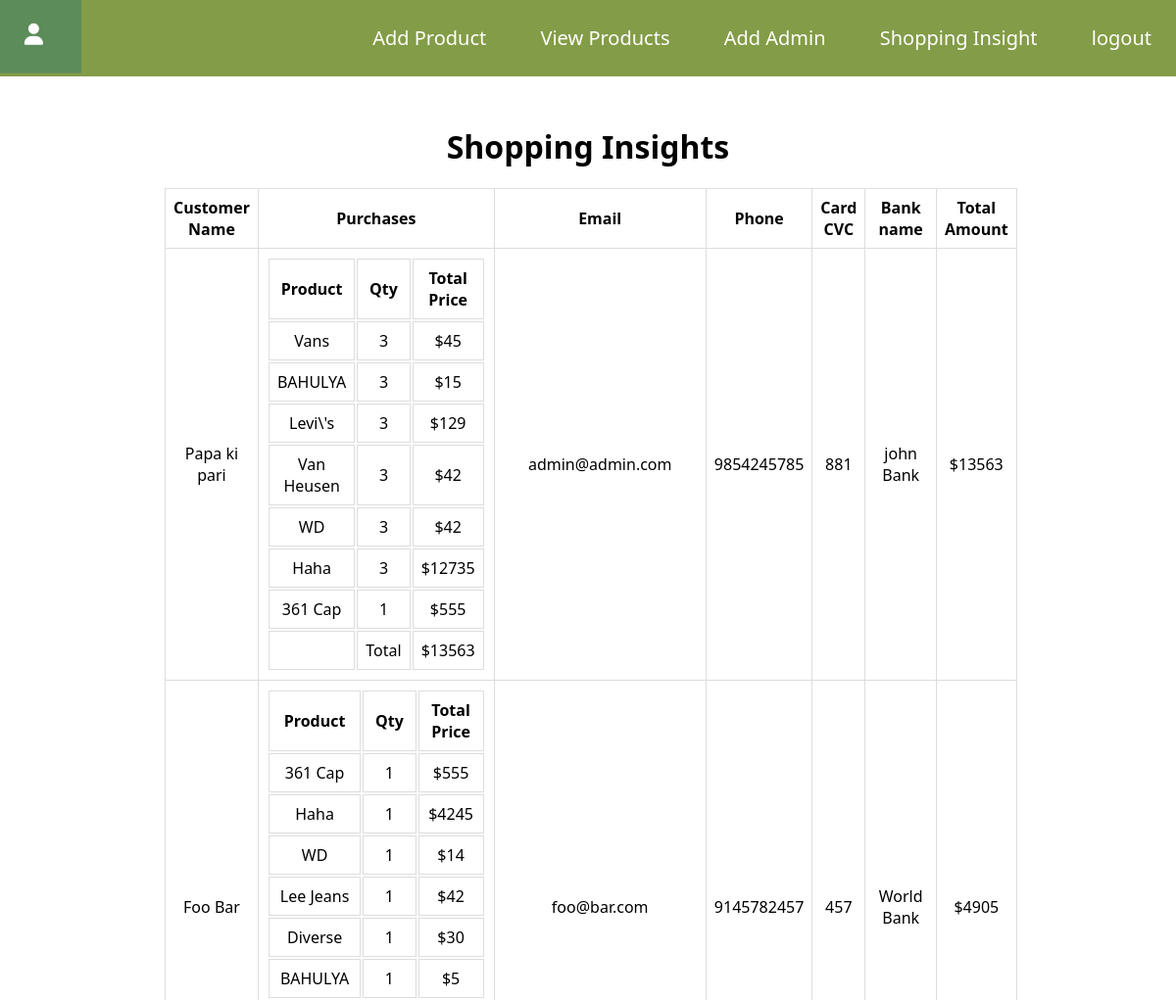
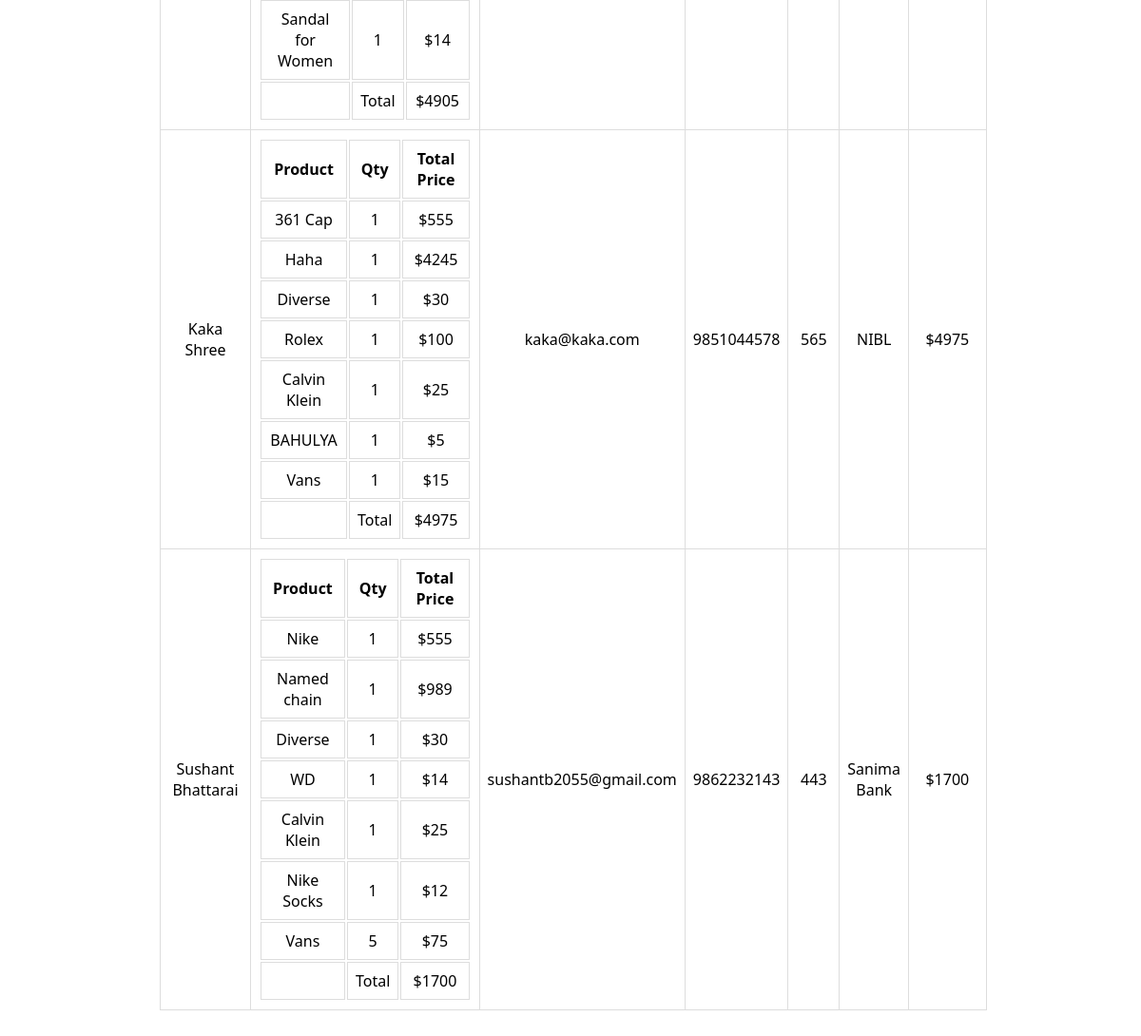
/shopping.php (signed in), run on the app's committed database (2 pictures, top to bottom).
### tables this page shows
CREATE TABLE `orders` (
  `id` int(11) NOT NULL,
  `cust_name` varchar(100) NOT NULL,
  `purchases` varchar(500) NOT NULL,
  `total_bill` int(11) NOT NULL,
  `email` varchar(100) NOT NULL,
  `phone` varchar(100) NOT NULL,
  `card_cvc` int(11) NOT NULL,
  `bank_name` varchar(100) NOT NULL
);

### shopping.php (the view, shortened to what this page needs)
<?php
  include ('connection.php');
  $query ='SELECT * FROM orders';
  $result = mysqli_query($db, $query);
?>
<html>
<head>
    <link rel="stylesheet" href="css/main.css">
    <link rel="stylesheet"
        href="https://cdn.jsdelivr.net/npm/@fortawesome/fontawesome-free@5.15.3/css/fontawesome.min.css">
</head>
<body>
    <div class="container">
        <div class="content">
            <h1>Shopping Insights</h1>
            <table style="border-collapse: collapse;
                width:80%; margin-left:10%; margin-right:10%;">
                <tr>
                    <th>Customer Name</th>
                    <th>Purchases</th>
                    <th>Email</th>
                    <th>Phone</th>
                    <th>Card CVC</th>
                    <th>Bank name</th>
                    <th>Total Amount</th>
                </tr>
                <?php
                while($data = mysqli_fetch_assoc($result)){
                    $delimeter = ',';
                    $each_item_desc = explode($delimeter , $data['purchases']);
            ?>
                <tr>
                    <td><?= $data['cust_name'] ?></td>
                    <td>
                        <table>
                            <tr>
                                <th>Product</th>
                                <th>Qty</th>
                                <th>Total Price</th>
                            </tr>
                            <?php foreach($each_item_desc as $data2){ ?>
                            <tr>
                                <?php
                                        $product_cat = str_replace('*', ':', $data2);
                                        $individual = explode (':', $product_cat);
                                    ?>
                                <td><?= $individual[0] ?></td>
                                <td><?= $individual[1] ?></td>
                                <td><?= $individual[2] ?></td>
                            </tr>
                            <?php } ?>
                        </table>
                    </td>
                    <td><?= $data['email'] ?></td>
                    <td><?= $data['phone'] ?></td>
                    <td><?= $data['card_cvc'] ?></td>
                    <td><?= $data['bank_name'] ?></td>
                    <td>$<?= $data['total_bill'] ?></td>
                </tr>
                <?php } ?>
            </table>
        </div>
</body>
</html>

### css/main.css (style rules this page uses)
body { margin: 0; font-family: system-ui; }
.menu { background: #839c47; text-align: right; }
.menu-ul { margin: 0; padding: 0; display: inline; }
.menu-ul li { font-size: 20px; list-style: none; display: inline-block; padding: 25px 25px 26px 26px; }
.a-menu, .a-links { text-decoration: none; color: white; }
i { font-size: 20px; margin: 0 10 0 0; }
.container { margin: 50px 50px 50px 5%; width: 90%; text-align: center; }
a { text-decoration: none; }

### shopping.php (style rules this page uses)
td, th { border: 1px solid #dddddd; text-align: center; padding: 8px; }

### data on the page
orders: cust_name "Papa ki pari", purchases "Vans", purchases "3", purchases "$45", purchases "BAHULYA", purchases "$15", purchases "Levi\\'s", purchases "$129", purchases "Van Heusen", purchases "$42", purchases "WD", purchases "Haha", purchases "$12735", purchases "361 Cap", purchases "1", purchases "$555", purchases "Total", purchases "$13563", email "admin@admin.com", phone "9854245785", card_cvc "881", bank_name "john Bank", total_bill "13563"
orders: cust_name "Foo Bar", purchases "361 Cap", purchases "1", purchases "$555", purchases "Haha", purchases "$4245", purchases "WD", purchases "$14", purchases "Lee Jeans", purchases "$42", purchases "Diverse", purchases "$30", purchases "BAHULYA", purchases "$5", purchases "Sandal for Women", purchases "Total", purchases "$4905", email "foo@bar.com", phone "9145782457", card_cvc "457", bank_name "World Bank", total_bill "4905"
orders: cust_name "Kaka Shree", purchases "361 Cap", purchases "1", purchases "$555", purchases "Haha", purchases "$4245", purchases "Diverse", purchases "$30", purchases "Rolex", purchases "$100", purchases "Calvin Klein", purchases "$25", purchases "BAHULYA", purchases "$5", purchases "Vans", purchases "$15", purchases "Total", purchases "$4975", email "kaka@kaka.com", phone "9851044578", card_cvc "565", bank_name "NIBL", total_bill "4975"
orders: cust_name "Sushant Bhattarai", purchases "Nike", purchases "1", purchases "$555", purchases "Named chain", purchases "$989", purchases "Diverse", purchases "$30", purchases "WD", purchases "$14", purchases "Calvin Klein", purchases "$25", purchases "Nike Socks", purchases "$12", purchases "Vans", purchases "5", purchases "$75", purchases "Total", purchases "$1700", email "sushantb2055@gmail.com", phone "9862232143", card_cvc "443", bank_name "Sanima Bank", total_bill "1700"
